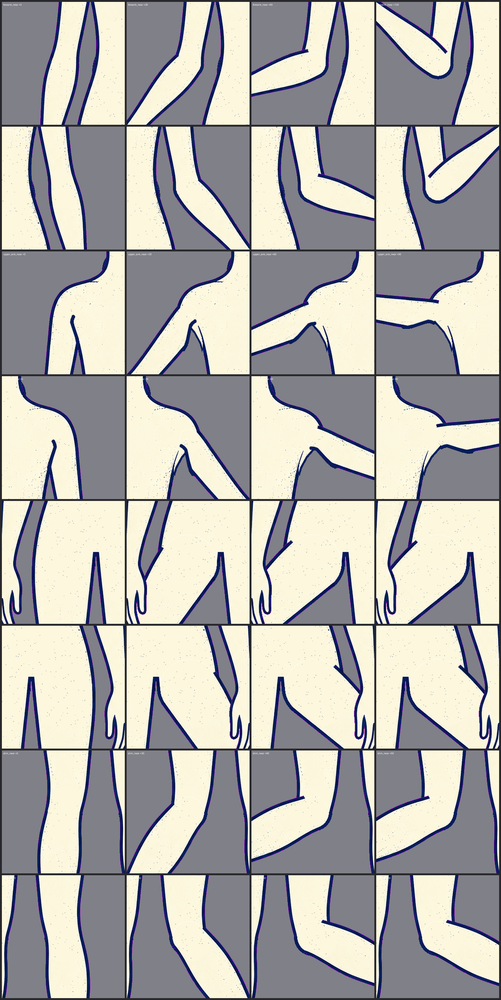
#> input picture her-sabah-bastan/stil/kukla/ai-on/bend-test.png, 501 x 1000 px, shrunk from 2120 x 4232 before the run
$ python -i split_strip.py   (imports and definitions only)
#> lines starting #> are read from the running program, lines starting #| are printed output that depends on the picture
### her-sabah-bastan/tools/poses/cutout.py
"""Cut character poses out of their flat magenta background.

The generator paints poses on #FF00FF so neither the navy body nor the cream
outline touches the background colour. Flood-fill from the border instead of a
colour threshold: a threshold also eats magenta-ish anti-aliasing inside the
figure, flood-fill cannot cross the outline.

usage: python cutout.py <in_dir> <out_dir> [glob]   (default glob: [ha]*.png)
"""
import glob
import os
import sys

from PIL import Image, ImageDraw

NAVY = (24, 32, 58)
CREAM = (243, 239, 228)


def cut(path):
    im = Image.open(path).convert("RGBA")
    w, h = im.size
    seeds = [(x, y) for x in range(0, w, 40) for y in (1, h - 2)]
    seeds += [(x, y) for y in range(0, h, 40) for x in (1, w - 2)]
    for s in seeds:
        r, g, b, a = im.getpixel(s)
        # Only seed on pixels that are still background magenta.
        if a and r > 180 and b > 180 and g < 90:
            ImageDraw.floodfill(im, s, (0, 0, 0, 0), thresh=90)
    # Magenta fringe left on the outline edge: drop pixels that are clearly magenta.
    px = im.load()
    for y in range(h):
        for x in range(w):
            r, g, b, a = px[x, y]
            if a and r > 170 and b > 150 and g < 110:
                px[x, y] = (0, 0, 0, 0)
            # Anti-aliased hair tips blend navy/cream with magenta into a pink fringe
            # (seen on h03/h05 against navy). No palette colour has both R and B
            # clearly above G, so this tint only ever comes from the background.
            elif a and r - g > 35 and b - g > 35:
                px[x, y] = (0, 0, 0, 0)
    return im.crop(im.getbbox())


def invert(im):
    """Swap navy and cream, keep moon yellow: the "entering the other world" variant.

    Non-yellow pixels are re-placed along the navy->cream axis by luminance, so
    grain and anti-aliased edges survive the swap instead of posterising.
    """
    out = im.copy()
    px = out.load()
    lum = lambda c: 0.299 * c[0] + 0.587 * c[1] + 0.114 * c[2]
    ln, lc = lum(NAVY), lum(CREAM)
    for y in range(out.height):
        for x in range(out.width):
            r, g, b, a = px[x, y]
            if not a or (r + g) / 2 - b > 70:  # transparent or yellow
                continue
            t = min(1.0, max(0.0, (lum((r, g, b)) - ln) / (lc - ln)))
            px[x, y] = tuple(round(n + (c - n) * (1 - t)) for n, c in zip(NAVY, CREAM)) + (a,)
    return out


# [29 lines left out: function main, not called in this run]


# [2 lines that do not run on import are left out]

### her-sabah-bastan/tools/poses/split_strip.py
"""Split a 4-pose key-pose strip into baseline-aligned frames, plus a preview GIF.

Strips are generated as ONE image (four poses side by side) because poses drawn
in the same image keep the same scale and line weight; separate generations
drift and the drift reads as flicker when the frames are played in sequence.

Every frame of a strip is saved with the SAME height and the SAME baseline (the
lowest opaque row of the strip), so the animation code can anchor every frame at
bottom-centre and the feet stay put.

usage: python split_strip.py <in_dir> <out_dir> [glob]   (default glob: [HA]*.png)
"""
import glob
import os
import sys

from PIL import Image

sys.path.insert(0, os.path.dirname(__file__))
from cutout import CREAM, NAVY, cut, invert  # noqa: E402

FRAMES = 4
MIN_GAP = 6  # empty columns that separate two poses


def segments(alpha):
    w, h = alpha.size
    cols = [alpha.crop((x, 0, x + 1, h)).getbbox() is not None for x in range(w)]
    segs, start, gap = [], None, 0
    for x, filled in enumerate(cols + [False] * MIN_GAP):
        if filled:
            if start is None:
                start = x
            gap = 0
        elif start is not None:
            gap += 1
            if gap >= MIN_GAP:
                segs.append([start, x - gap + 1])
                start, gap = None, 0
    # Floating bits (a note held away from the body) become tiny segments:
    # merge the narrowest into its nearest neighbour until FRAMES remain.
    while len(segs) > FRAMES:
        i = min(range(len(segs)), key=lambda k: segs[k][1] - segs[k][0])
        if i == 0:
            j = 1
        elif i == len(segs) - 1:
            j = i - 1
        else:
            j = i - 1 if segs[i][0] - segs[i - 1][1] <= segs[i + 1][0] - segs[i][1] else i + 1
        a, b = sorted((i, j))
        segs[a] = [min(segs[a][0], segs[b][0]), max(segs[a][1], segs[b][1])]
        del segs[b]
    return segs


def valley_segments(alpha):
    """Fallback when poses touch (an arm reaching the next figure's foot, seen on
    the hand-holding walks): cut at the emptiest column near each quarter line."""
    w, h = alpha.size
    px = alpha.load()
    fill = [sum(1 for y in range(0, h, 2) if px[x, y]) for x in range(w)]
    cuts = []
    for k in range(1, FRAMES):
        c = w * k // FRAMES
        lo, hi = c - w // 10, c + w // 10
        cuts.append(min(range(lo, hi), key=lambda x: fill[x]))
    edges = [0] + cuts + [w]
    return [[edges[i], edges[i + 1]] for i in range(FRAMES)]


def drop_edge_crumbs(f, max_share=0.08):
    """After a valley cut, a toe or fingertip of the neighbouring pose can be left
    at the frame edge. Remove opaque blobs that touch the left/right edge and are
    small compared with the frame's total ink."""
    a = f.split()[3]
    w, h = a.size
    px = a.load()
    total = sum(1 for y in range(h) for x in range(w) if px[x, y])
    seen = set()
    for sx in (0, w - 1):
        for sy in range(h):
            if not px[sx, sy] or (sx, sy) in seen:
                continue
            blob, stack = [], [(sx, sy)]
            seen.add((sx, sy))
            while stack:
                x, y = stack.pop()
                blob.append((x, y))
                for nx, ny in ((x + 1, y), (x - 1, y), (x, y + 1), (x, y - 1)):
                    if 0 <= nx < w and 0 <= ny < h and px[nx, ny] and (nx, ny) not in seen:
                        seen.add((nx, ny))
                        stack.append((nx, ny))
            if len(blob) < total * max_share:
                fp = f.load()
                for x, y in blob:
                    fp[x, y] = (0, 0, 0, 0)
    return f


def split(path, dst):
    im = cut(path)  # trimmed to the union bbox, background transparent
#> the loop in cut, `for s in seeds:` made 76 passes
#> (r, g, b) on passes 1 to 12: (40, 40, 44), (39, 39, 43), (52, 52, 57), (52, 52, 57), (69, 68, 68), (69, 69, 69), (69, 68, 69), (52, 52, 57), (52, 52, 57), (52, 52, 57), (69, 69, 68), (52, 52, 57)
#> in cut, `return im.crop(im.getbbox())`:
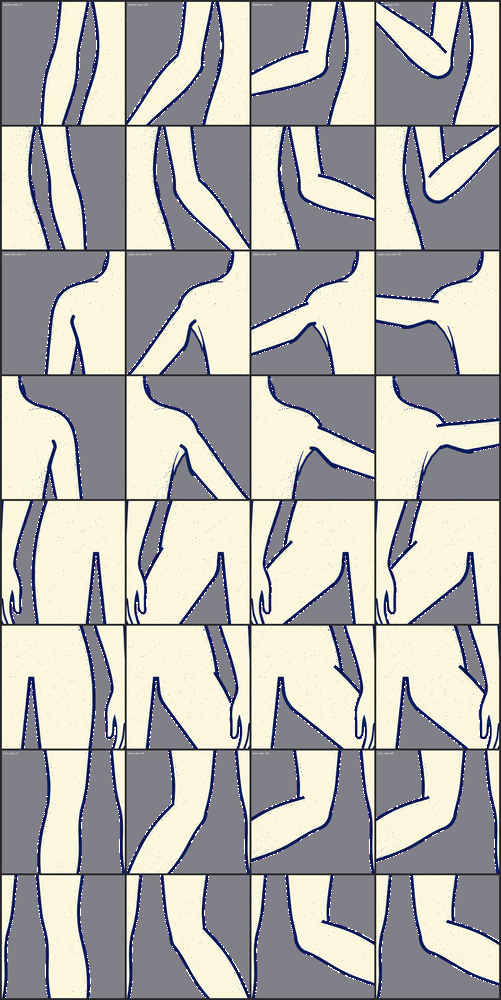
#> returned value: PIL image 501x1000 RGBA; mean R, G, B, A 175.9, 174.5, 170.4, 253.1; transparent parts drawn white
    alpha = im.split()[3]
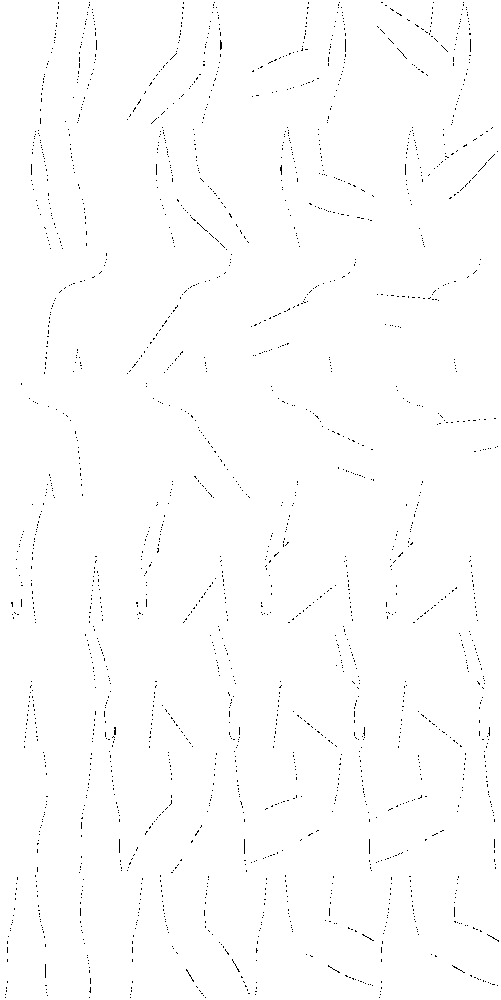
#> alpha: PIL image 501x1000 L; 99.3% white; black in thin lines or dots
    segs = segments(alpha)
#> in segments, `cols = [alpha.crop((x, 0, x + 1, h)).getbbox() is not None for x in ra..`: cols = 501 items, first 6: True, True, True, True, True, True
#> the loop in segments, `for x, filled in enumerate(cols + [False] * MIN_GAP):` made 507 passes
#> start on pass 1: 0
#> after the loop in segments, `for x, filled in enumerate(cols + [False] * MIN_GAP):`: segs = [[0, 501]]
#> segs = [[0, 501]]
    if len(segs) < FRAMES:
        print(f"{os.path.basename(path)}: poses touch, cutting at column valleys")
        segs = valley_segments(alpha)
#> in valley_segments, `fill = [sum(1 for y in range(0, h, 2) if px[x, y]) for x in range(w)]`: fill = 501 values, max 500 at index 0, min 485 at index 45, mean 496.4
#> after the loop in valley_segments, `for k in range(1, FRAMES):`: cuts = [81, 244, 345]
#> in valley_segments, `edges = [0] + cuts + [w]`: edges = [0, 81, 244, 345, 501]
#> segs = [[0, 81], [81, 244], [244, 345], [345, 501]]
    name = os.path.splitext(os.path.basename(path))[0]
    if len(segs) != FRAMES:
        print(f"{name}: found {len(segs)} poses, expected {FRAMES} - SKIPPED")
        return None
    frames = []
    for i, (x0, x1) in enumerate(segs, 1):
        f = drop_edge_crumbs(im.crop((x0, 0, x1, im.height)))  # full height = shared baseline
#> in drop_edge_crumbs, `a = f.split()[3]`:
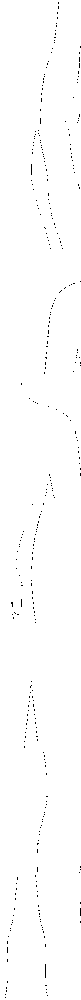
#> a: PIL image 81x1000 L; 99.3% white; black in thin lines or dots
#> in drop_edge_crumbs, `total = sum(1 for y in range(h) for x in range(w) if px[x, y])`: total = 80473
#> after the loop in drop_edge_crumbs, `for sx in (0, w - 1):`: seen = 80473 items
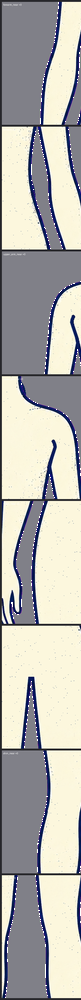
#> f: PIL image 81x1000 RGBA; mean R, G, B, A 181.6, 179.9, 174.2, 253.3; transparent parts drawn white
        f.save(os.path.join(dst, f"{name}-{i}.png"))
        invert(f).save(os.path.join(dst, f"{name}-{i}-ters.png"))
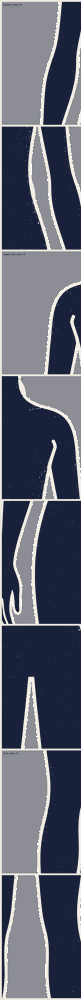
#> saved as bend-test-1-ters.png: PIL image 81x1000 RGBA; mean R, G, B, A 88.2, 92.4, 107.6, 253.3; transparent parts drawn white
        frames.append(f)
    print(f"{name}: {[f.width for f in frames]} x {im.height}")
#| bend-test: [81, 163, 101, 156] x 1000
    return name, frames


def gif(name, frames, dst):
    bg = NAVY if name.startswith("H") else CREAM
    w = max(f.width for f in frames) + 40
    h = frames[0].height + 40
    scale = 320 / h
    out = []
    for f in frames:
        c = Image.new("RGB", (w, h), bg)
        c.paste(f, ((w - f.width) // 2, 20), f)  # bottom-centre anchor
        out.append(c.resize((int(w * scale), 320)))
    out[0].save(os.path.join(dst, f"_{name}.gif"), save_all=True, append_images=out[1:],
                duration=180, loop=0)


def main(src, dst, pattern="[HA]*.png"):
    os.makedirs(dst, exist_ok=True)
    for p in sorted(glob.glob(os.path.join(src, pattern))):
        r = split(p, dst)
        if r:
            gif(*r, dst)


# [2 lines not run here, left out]

>>> result = split('../../stil/kukla/ai-on/bend-test.png', 'out.png')
